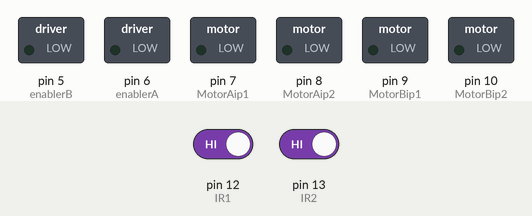
This sketch was run on a simulated Arduino Uno, built with avr-gcc and run on an emulated ATmega328P. Shown: switched loads named in the sketch (green lamp = pin HIGH). The test bench sets the inputs (shaded band); at power-on: pin 12 (IR1) HIGH, pin 13 (IR2) HIGH.

Above: at 1.2 s.
1.3 s: pin 12 (IR1) driven LOW
At 2.0 s:
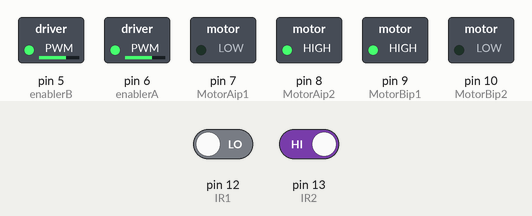
2.8 s: pin 13 (IR2) driven LOW
At 3.2 s:
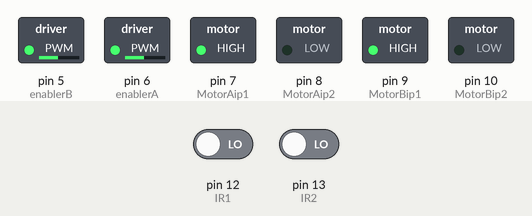
4.3 s: pin 12 (IR1) driven HIGH
At 5.5 s:
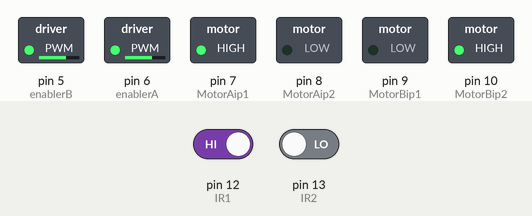
5.8 s: pin 13 (IR2) driven HIGH
At 6.7 s:
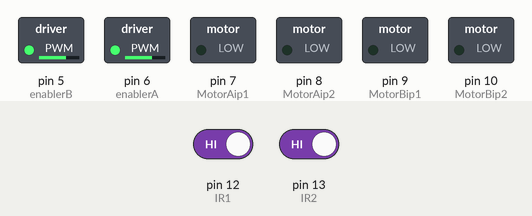
Timing chart, 0 to 8.3 s (numbered marks = the images above; inputs shaded):
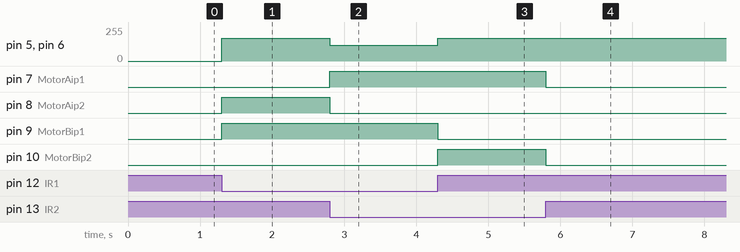

Measured:
- after the input at 1.3 s, pin 5 (enablerB), pin 6 (enablerA): 0/255 → 170/255 at once; pin 8 (MotorAip2), pin 9 (MotorBip1): LOW → HIGH at once
- after the input at 2.8 s, pin 5 (enablerB), pin 6 (enablerA): 170/255 → 120/255 at once; pin 7 (MotorAip1): LOW → HIGH at once; pin 8 (MotorAip2): HIGH → LOW at once
- after the input at 4.3 s, pin 5 (enablerB), pin 6 (enablerA): 120/255 → 170/255 at once; pin 9 (MotorBip1): HIGH → LOW at once; pin 10 (MotorBip2): LOW → HIGH at once
- after the input at 5.8 s, pin 7 (MotorAip1), pin 10 (MotorBip2): HIGH → LOW at once

The sketch:

code.ino
```cpp
int MotorAip1=7; //Right motor
int MotorAip2=8;
int MotorBip1=9; //Left motor
int MotorBip2=10;

int IR1=12;      //Right sensor
int IR2=13;    //left Sensor

int enablerA = 6;
int enablerB = 5;


void setup() {
  // put your setup code here, to run once:
  pinMode(MotorAip1,OUTPUT);
  pinMode(MotorAip2,OUTPUT);
  pinMode(MotorBip1,OUTPUT);
  pinMode(MotorBip2,OUTPUT);

  pinMode(enablerA, OUTPUT);
  pinMode(enablerB, OUTPUT);

}

void loop() {
  // put your main code here, to run repeatedly:


//  analogWrite(enablerA, 95);
//  analogWrite(enablerB, 95);

  if (digitalRead(IR1)==LOW && digitalRead(IR2)==LOW){
    analogWrite(enablerA, 120);
    analogWrite(enablerB, 120);
    front();
  }else if (digitalRead(IR1)==HIGH && digitalRead(IR2)==HIGH){
    stop();
  }else if (digitalRead(IR1)==HIGH && digitalRead(IR2)==LOW){
    analogWrite(enablerA, 170);
    analogWrite(enablerB, 170);
    right();
  }else if (digitalRead(IR1)==LOW && digitalRead(IR2)==HIGH){
    analogWrite(enablerA, 170);
    analogWrite(enablerB, 170);
    left();
  }

}

int front(){
    digitalWrite(MotorAip1,HIGH);
    digitalWrite(MotorAip2,LOW);
    digitalWrite(MotorBip1,HIGH);
    digitalWrite(MotorBip2,LOW);
//    analogWrite (enA, 200);
//    analogWrite (enB, 200);
//    delay(100);

    return 0;

}


int left(){
    //Tilt robot towards right by stopping the right wheel and moving the left one
    digitalWrite(MotorAip1,LOW);     // If I want to turn right then the speed of the right wheel should be less than that of the left wheel, here, let a be the right wheel
    digitalWrite(MotorAip2,HIGH);
    digitalWrite(MotorBip1,HIGH);
    digitalWrite(MotorBip2,LOW);
//    analogWrite (enA, 150);
//   analogWrite (enB, 200);
 //   delay(100);

   return 0;
}

int right(){

    digitalWrite(MotorAip1,HIGH);
    digitalWrite(MotorAip2,LOW);
    digitalWrite(MotorBip1,LOW);
    digitalWrite(MotorBip2,HIGH);
//    analogWrite (enA, 200);
//    analogWrite (enB, 150);
//   delay(100);

   return 0;

}


int stop(){
  //Stop both Motors
    digitalWrite(MotorAip1,LOW);
    digitalWrite(MotorAip2,LOW);
    digitalWrite(MotorBip1,LOW);
    digitalWrite(MotorBip2,LOW);
//    delay(100);

 }
```
